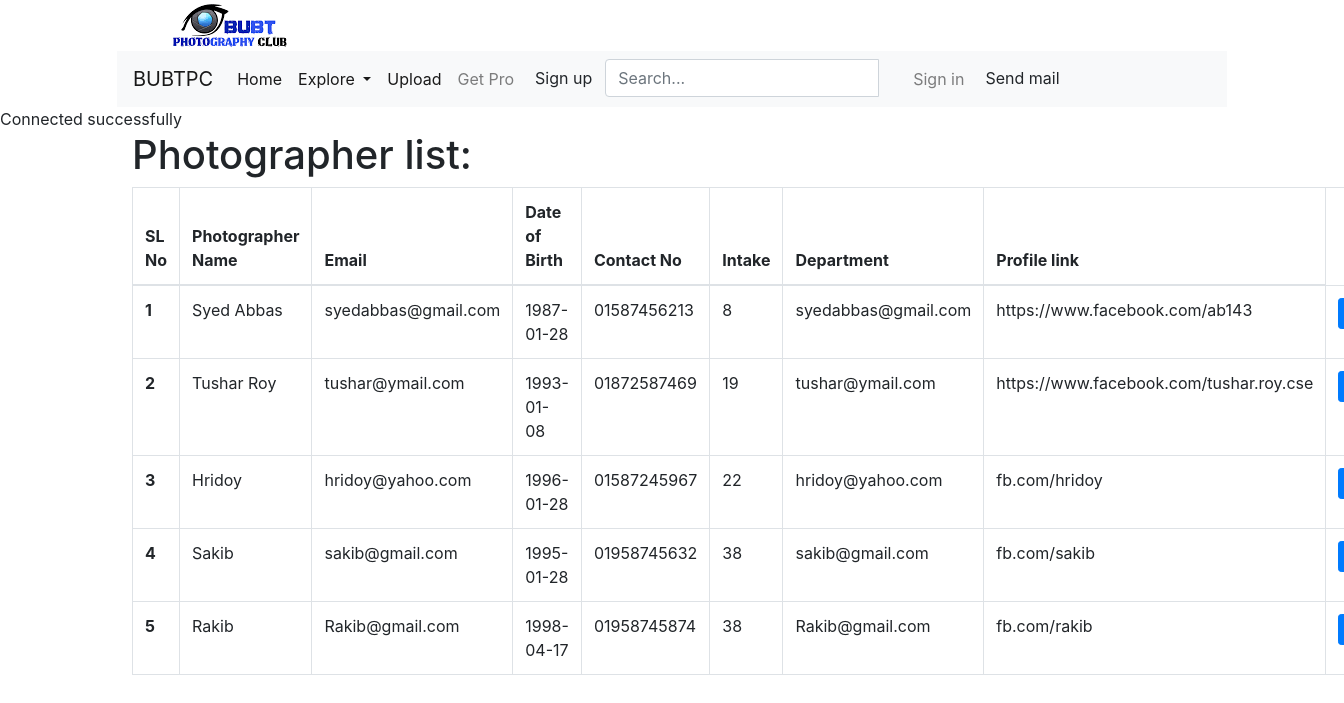
The app's page /showall.php with its own data.
### tables this page shows
CREATE TABLE `reg` (
  `s_id` int(11) NOT NULL,
  `username` varchar(255) DEFAULT NULL,
  `email` varchar(255) DEFAULT NULL,
  `password` varchar(11) DEFAULT NULL,
  `dob` varchar(255) DEFAULT NULL,
  `contact` varchar(255) DEFAULT NULL,
  `intake` int(20) DEFAULT NULL,
  `dept` varchar(255) DEFAULT NULL,
  `profile_link` varchar(255) DEFAULT NULL
);

### showall.php (the view)
<?php include('partials/header.php'); ?>
<?php include('partials/topnav.php'); ?>
<?php include('partials/navbar.php'); ?>
<?php include('myPhp/connect.php'); ?>
<?php
	$sql = "SELECT * FROM reg";
	$result = $conn->query($sql);
?>
<section class="container">
	<div class="container">
		<h1> Photographer list:</h1>
		<table width="70%;" class="table table-bordered table-hover" >
		  <thead>
		    <tr>
		      <th scope="col">SL No</th>
		      <th scope="col">Photographer Name</th>
		      <th scope="col">Email</th>
		      <th scope="col">Date of Birth</th>
		      <th scope="col">Contact No</th>
		      <th scope="col">Intake</th>
		      <th scope="col">Department</th>
		      <th scope="col">Profile link</th>
		    </tr>
		  </thead>
		  <tbody>
		  	<?php
		  		$i = 0;
				if($result->num_rows > 0){
					While($row = $result->fetch_assoc()){
			?>
			<tr>
		      <th> <?php $i++; echo $i; ?> </th>
		      <td> <?php echo $row["username"]; ?> </td>
		      <td> <?php echo $row["email"]; ?> </td>
		      <td> <?php echo $row["dob"]; ?> </td>
		      <td> <?php echo $row["contact"]; ?> </td>
		      <td> <?php echo $row["intake"]; ?> </td>
		      <td> <?php echo $row["email"]; ?> </td>
		      <td> <?php echo $row["profile_link"]; ?> </td>
		      <td>
		      	<a type="button" class="btn btn-primary btn-sm" href="show.php?s_id=<?php echo $row["s_id"];?>">Show</a>
		      </td>
		    </tr>
			<?php
					}
				}
			?>
		  </tbody>
		</table>
	</div>
</section>
<?php include('partials/footer.php'); ?>

### partials/header.php (shortened to what this page needs)
<!DOCTYPE html>
<html lang="en">
<head>
	<link rel="stylesheet" href="assets/css/bootstrap.css">
	<link rel="stylesheet" href="assets/css/style.css">
</head>
<body>

### partials/topnav.php
<section>
	<div class="container">
		<div class="top-nav">
			<div class="col-md-6">
				<img class="img-responsive logo-img" src="llogo.png" alt="">
			</div>
		</div>
	</div>
</section>

### partials/navbar.php (shortened to what this page needs)
<section>
  <div class="container">
    <nav class="navbar navbar-expand-xl navbar-expand-lg navbar-light bg-light" style="width: 100%">
  <a class="navbar-brand" href="#">BUBTPC</a>
  <div class="collapse navbar-collapse" id="navbarSupportedContent">
    <ul class="navbar-nav mr-auto">
      <li class="nav-item active">
        <a class="nav-link" href="index.php">Home <span class="sr-only">(current)</span></a>
      </li>
      <li class="nav-item active dropdown">
        <a class="nav-link dropdown-toggle" href="#" id="navbarDropdown" role="button" data-toggle="dropdown" aria-haspopup="true" aria-expanded="false">
          Explore
        </a>
      </li>
      <li class="nav-item active">
        <a class="nav-link" href="upload.php">Upload</a>
      </li>
      <li class="nav-item">
        <a class="nav-link" href="showall.php">Get Pro</a>
      </li>
      <li class="nav-item">
        <a class="btn" href="registration.php">Sign up</a>
      </li>
        <form class="navbar-form" role="search">
          <div class="input-group">
            <input type="text" class="form-control" placeholder="Search...">
            <span class="input-group-btn">
              <button type="submit" class="btn btn-default">
              </button>
            </span>
          </div>
        </form>
      <li class="nav-item">
        <a class="nav-link" href="signin.php">Sign in</a>
      </li>
      <li class="nav-item">
        <a class="btn" href="mail.php">Send mail</a>
      </li>
    </ul>
  </div>
  </nav>
  </div>
</section>

### myphp/connect.php (shortened to what this page needs)
<?php
 echo "Connected successfully";
?>

### partials/footer.php (shortened to what this page needs)
</body>
</html>

### assets/css/style.css (style rules this page uses)
.top-nav { padding-right: 0px; position: relative; }

### records on screen
reg: username "Syed Abbas", email "syedabbas@gmail.com", dob "1987-01-28", contact "01587456213", intake "8", profile_link "https://www.facebook.com/ab143"
reg: username "Tushar Roy", email "tushar@ymail.com", dob "1993-01-08", contact "01872587469", intake "19", profile_link "https://www.facebook.com/tushar.roy.cse"
reg: username "Hridoy", email "hridoy@yahoo.com", dob "1996-01-28", contact "01587245967", intake "22", profile_link "fb.com/hridoy"
reg: username "Sakib", email "sakib@gmail.com", dob "1995-01-28", contact "01958745632", intake "38", profile_link "fb.com/sakib"
reg: username "Rakib", email "Rakib@gmail.com", dob "1998-04-17", contact "01958745874", intake "38", profile_link "fb.com/rakib"
